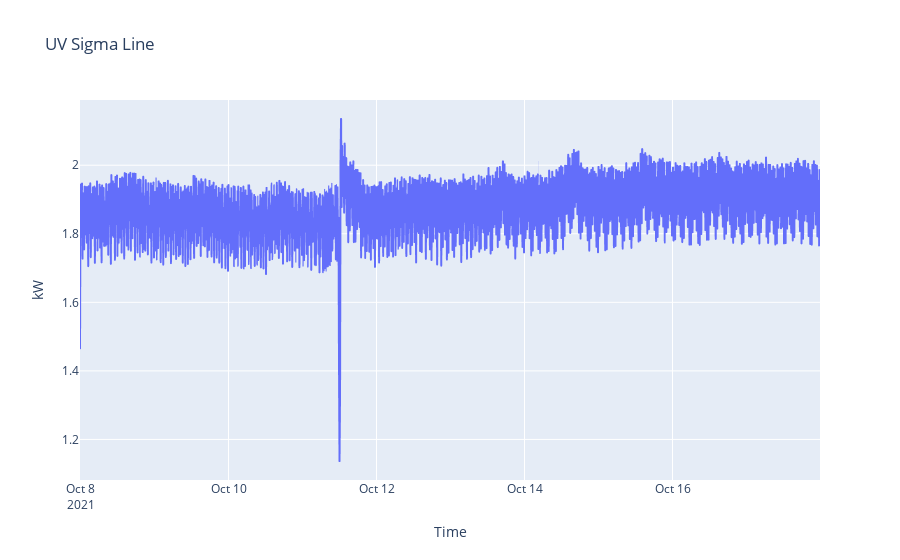

Write notebook code for a chart like this one.
### Code cell
px.line(
    x=df_1T.index, y=df_1T.kw, 
    title='UV Sigma Line',
    labels={
        'x': 'Time',
        'y': 'kW'
    })

### Figure 1 — Plotly figure (JSON) as saved in the notebook; plotly's stock layout.template omitted (floating-point values rounded to 4 significant figures; data arrays with more than 128 entries replaced by an {"elided": "..."} marker saying what was removed)
{"data": [{"hovertemplate": "Time=%{x}<br>kW=%{y}<extra></extra>", "legendgroup": "", "line": {"color": "#636efa", "dash": "solid"}, "marker": {"symbol": "circle"}, "mode": "lines", "name": "", "showlegend": false, "type": "scattergl", "x": {"elided": "1441 str values"}, "xaxis": "x", "y": {"elided": "1441 float values"}, "yaxis": "y"}], "layout": {"legend": {"tracegroupgap": 0}, "title": {"text": "UV Sigma Line"}, "xaxis": {"anchor": "y", "domain": [0, 1], "title": {"text": "Time"}}, "yaxis": {"anchor": "x", "domain": [0, 1], "title": {"text": "kW"}}}}
